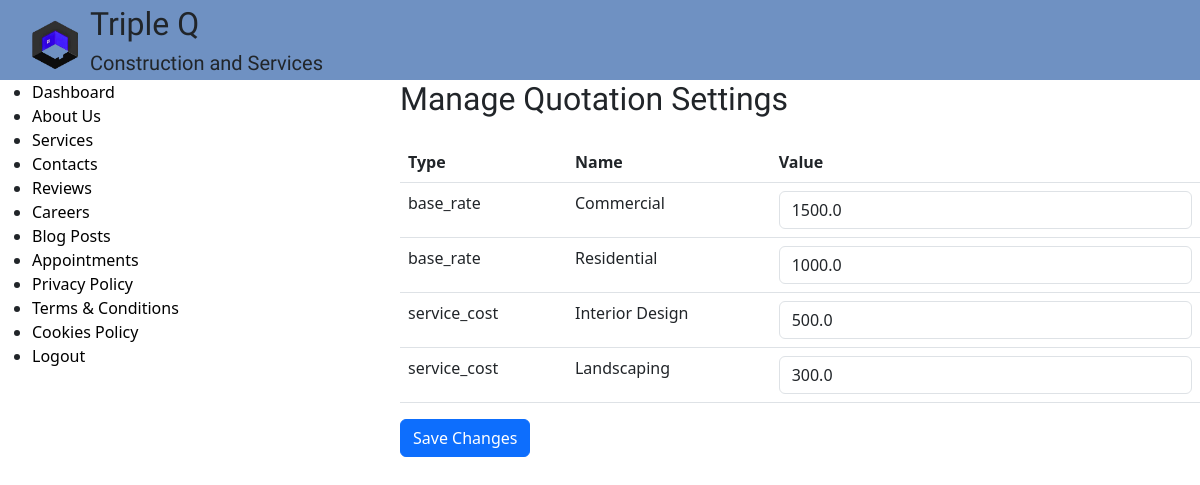
The page /admin/quotation-settings on the database its author committed.
### tables this page shows
CREATE TABLE quotation_settings (
    id INTEGER PRIMARY KEY AUTOINCREMENT,
    setting_type TEXT NOT NULL,  
    name TEXT NOT NULL,           
    value REAL NOT NULL
);

### app.py (the view, shortened to what this page needs)
@app.route("/admin/quotation-settings", methods=["GET", "POST"])
def admin_quotation_settings():
    settings = db.execute("SELECT * FROM quotation_settings ORDER BY setting_type, name")
    return render_template("admin_quotation.html", settings=settings)

### templates/admin_quotation.html (shortened to what this page needs)
{% extends "adminlayout.html" %}
{% block content %}
<h2 class="mb-4">Manage Quotation Settings</h2>
<form method="POST">
    <table class="table">
        <thead>
            <tr>
                <th>Type</th>
                <th>Name</th>
                <th>Value</th>
            </tr>
        </thead>
        <tbody>
            {% for setting in settings %}
            <tr>
                <td>{{ setting.setting_type }}</td>
                <td>{{ setting.name }}</td>
                <td>
                    <input type="text" name="{{ setting.id }}" value="{{ setting.value }}" class="form-control">
                </td>
            </tr>
            {% endfor %}
        </tbody>
    </table>
    <button type="submit" class="btn btn-primary">Save Changes</button>
</form>
{% endblock %}

### static/styles/general.css (style rules this page uses)
html, body { margin: 0; padding: 0; overflow-x: hidden; min-height: 100vh; display: flex; flex-direction: column; }
body { background-color: rgba(245, 245, 245, 0.49); }
body, h2, h5 { margin: 0; padding: 0; font-family: "Arima"; }
body { position: relative; min-height: 100vh; }
button { border: none; background-color: #6F91C2; padding: 10px 30px; border-radius: 20px; transition: opacity 0.15s; }

### rows shown on the page
quotation_settings: setting_type "base_rate", name "Commercial", value "1500.0"
quotation_settings: setting_type "base_rate", name "Residential", value "1000.0"
quotation_settings: setting_type "service_cost", name "Interior Design", value "500.0"
quotation_settings: setting_type "service_cost", name "Landscaping", value "300.0"
